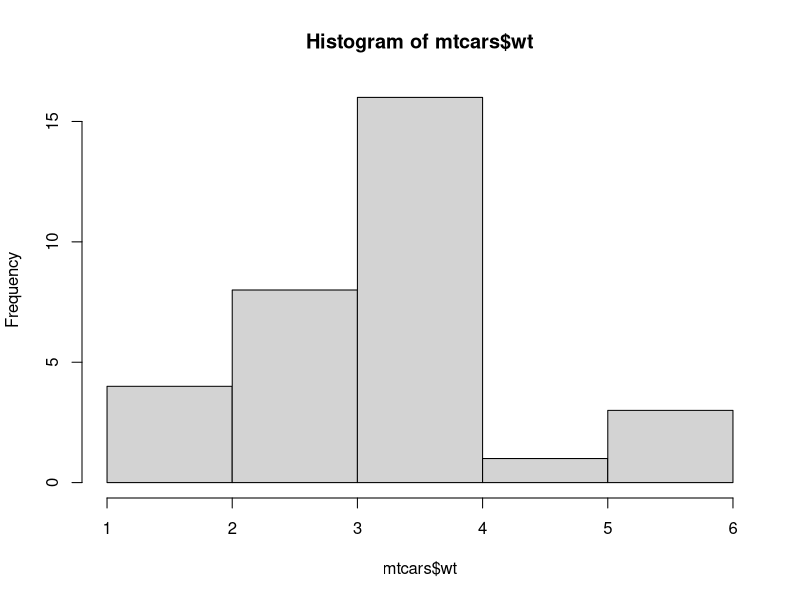
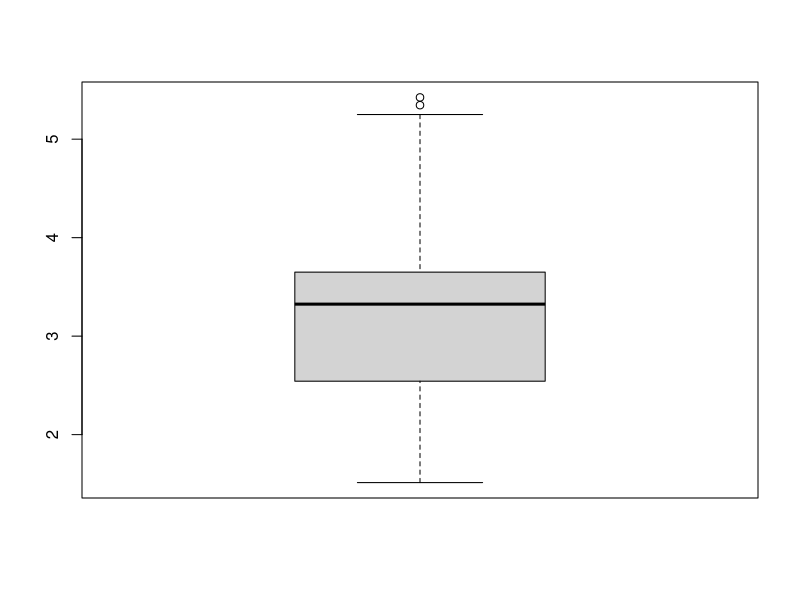
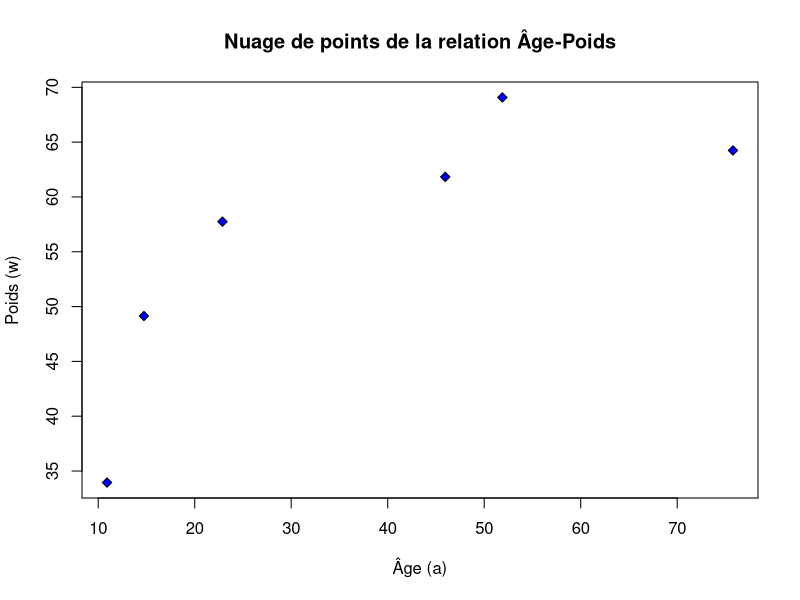

Reproduce these figures in R, in order.
## ---- chunk 1
data(mtcars)
head(mtcars)
str(mtcars)
## ---- chunk 2
mon_tableau <- table(mtcars$cyl, mtcars$am)
colnames(mon_tableau) <- c("Auto", "Manu")
rownames(mon_tableau) <- c("4 cyl", "6 cyl", "8 cyl")
mon_tableau
## ---- chunk 3
hist <- hist(mtcars$wt, breaks = 5)
hist
## ---- chunk 4
boxplot(mtcars$wt)
## ---- chunk 5
a <- c(11, 15, 23, 46, 52, 75)
w <- c(34, 49, 58, 62, 69, 64)
## ---- chunk 6
correlation <- cor(a, w, method = "pearson")
print(correlation)
## ---- chunk 7
rho_spearman <- cor(a, w, method = "spearman")
print(rho_spearman)
## ---- chunk 8
plot(jitter(a), jitter(w), pch = 23, bg = "blue", xlab = "Âge (a)", ylab = "Poids (w)", main = "Nuage de points de la relation Âge-Poids")
## ---- chunk 9
class(state.x77)
state_df <- as.data.frame(state.x77)
is.data.frame(state_df)
## ---- chunk 10
state_df$states <- rownames(state_df)
rownames(state_df) <- NULL
head(state_df)
## ---- chunk 11
etats <- subset(state_df, Income > 4300 & Population > 1000)
nrow(etats)
## ---- chunk 12
df_trie <- state_df[order(state_df$Income, decreasing = TRUE), ]
head(df_trie, n = 5)
## ---- chunk 13
state_df$frost_cat <- ifelse(state_df$Frost <= 30, "faible", ifelse(state_df$Frost <= 90, "intermédiaire", "élevé"))

# comme il est demandé un attribut ordinal :
state_df$frost_cat <- factor(state_df$frost_cat, levels = c("faible", "intermédiaire", "élevé"), ordered = TRUE)

etats_faibles <- state_df$states[state_df$frost_cat == "faible"]
print(etats_faibles)
